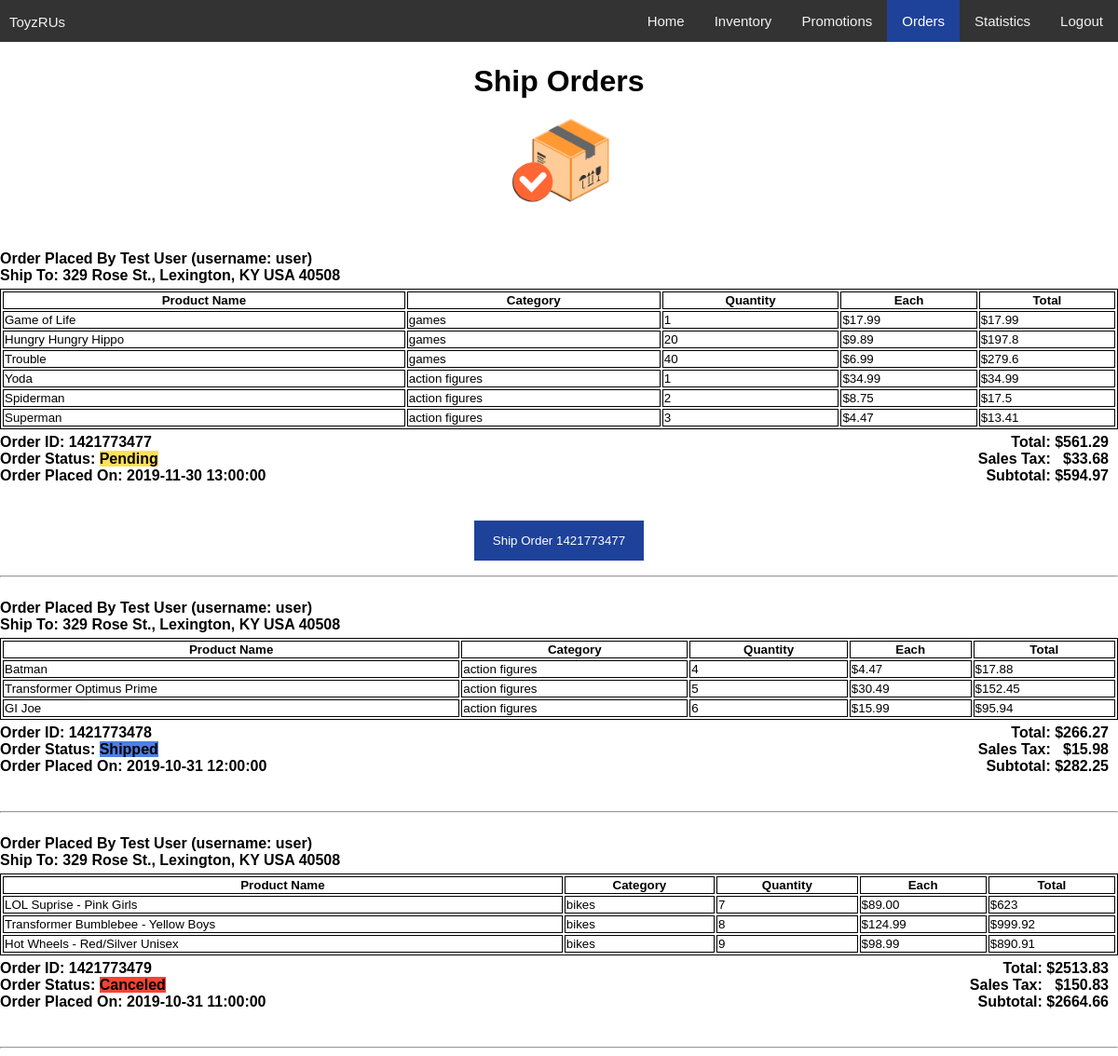
The app's page /php/manager/orders.php (signed in) with its own data.
### tables this page shows
CREATE TABLE Users (userID INT PRIMARY KEY NOT NULL AUTO_INCREMENT, 
    username VARCHAR(40) NOT NULL, password VARCHAR(40) NOT NULL, 
    firstname VARCHAR(40) NOT NULL, lastname VARCHAR(40) NOT NULL, 
    address VARCHAR(120), isStaff BOOLEAN NOT NULL, isManager BOOLEAN NOT NULL);

### php/manager/orders.php (the view, shortened to what this page needs)
<?php
$host = "localhost";
$mysqlUser = "root";
$mysqlPassword = "pwd";
$mysqldb = "ecommerce";
$mysqli = new mysqli($host, $mysqlUser, $mysqlPassword, $mysqldb);
if ($mysqli->connect_errno) {
    echo "<script> alert(\"Could not connect to database";
    echo "Error: " . $mysqli->connect_error . ". ";
    echo "Please try again another time. Click 'OK' to go back.\"); ";
    echo "window.location.href='./homepage.php'; </script>";
    exit;
}
else {
    $orderInfoQuery = "SELECT * FROM Orders ORDER BY order_datetime DESC";
    $orderInfoQueryResults = $mysqli->query($orderInfoQuery);
    if (!$orderInfoQueryResults) {
        echo "<script> alert(\"Query failed: " . $mysqli->error . ". ";
        echo "Please try again later. Click 'OK' to go back.\"); </script>";
        exit;
    }
    else {
        $orderIDs = [];
        $userIDs = [];
        $orderStatuses = [];
        $orderDatetimes = [];
        while($row = $orderInfoQueryResults->fetch_array(MYSQLI_ASSOC)) {
            if(!in_array($row["orderID"], $orderIDs)) {
                $orderIDs[] = $row["orderID"];
                $userIDs[] = $row["userID"];
                $orderStatuses[] = $row["status"];
                $orderDatetimes[] = $row["order_datetime"];
            }
        }
    }
}
?>
<!DOCTYPE html>
<html>
<head>
    <link rel="stylesheet" href="https://cdnjs.cloudflare.com/ajax/libs/font-awesome/4.7.0/css/font-awesome.min.css">
    <link rel="stylesheet" type="text/css" href="../../css/main.css">
</head>
<body>
<div class="topnav" id="myTopnav">
    <div style="float:left">
        <p style="float:left; color:#f2f2f2; text-align: center; text-decoration: none;
        font-size: 15px; margin-left:10px; margin-bottom:0px"> ToyzRUs </p>
    </div>
    <div style="float:right">
        <a href="./homepage.php">Home</a>
        <a href="./inventory.php">Inventory</a>
        <a href="./promotions.php">Promotions</a>
        <a href="./orders.php" class="active">Orders</a>
        <a href="./statistics.php">Statistics</a>
        <a href="javascript:void(0);" onclick="logout()">Logout</a>
    </div>
</div>
<div class="imgcontainer">
    <h1>Ship Orders</h1>
    <img src="../../assets/stafforderlogo.png" alt="Avatar" class="avatar">
</div>
<div>
<?php
    for ($i = 0; $i < sizeOf($orderIDs); $i++) {
    	$userInfoQuery = "SELECT * FROM Users WHERE userID = '$userIDs[$i]'";
    	$userInfoQueryResults = $mysqli->query($userInfoQuery);
		$userInfo = $userInfoQueryResults->fetch_array(MYSQLI_ASSOC);
		echo '<div style="float:left; text-align:left">';
		echo '<p style="margin-bottom:5px"><b> Order Placed By ';
		echo $userInfo["firstname"] . ' ' . $userInfo["lastname"] . '';
		echo ' (username: ' . $userInfo["username"] . ') ';
		echo '<br> Ship To: ' . $userInfo["address"] . '';
		echo '</b></p>';
		echo '</div>';
        echo '<br><br>';
        echo '<table>';
        echo '<tr>';
        echo '<th> Product Name </th>';
        echo '<th> Category </th>';
        echo '<th> Quantity </th>';
        echo '<th> Each </th>';
        echo '<th> Total </th>';
        echo '</tr>';
        $query = "SELECT * FROM (SELECT * FROM Orders WHERE userID='$userIDs[$i]' AND
            orderID='$orderIDs[$i]') AS AllOrders JOIN (SELECT * FROM Products)
            AS AllProducts ON AllOrders.prodID = AllProducts.productID";
        $result = $mysqli->query($query);
        while ($row = $result->fetch_array(MYSQLI_ASSOC)) {
            echo '<tr>';
            echo '<td>' . $row["name"] . '</td>';
            echo '<td>' . $row["category"] . '</td>';
            echo '<td>' . $row["quantity"] . '</td>';
            echo '<td>$' . $row["price"] . '</td>';
            echo '<td>$' . $row["quantity"] * $row["price"] . '</td>';
            echo '</tr>';
        }
        echo '</table>';
        echo '<div style="float:left; text-align:left">';
        echo '<p style="margin-top:5px"><b> Order ID: ' . $orderIDs[$i] . '<br>';
        if ($orderStatuses[$i] == "Canceled") {
            echo 'Order Status: <mark style="background-color:#F44336">';
            echo $orderStatuses[$i] . '</mark><br>';
        }
        else if ($orderStatuses[$i] == "Shipped") {
            echo 'Order Status: <mark style="background-color:#4F7FE4">';
            echo $orderStatuses[$i] . '</mark><br>';
        }
        else   {
            echo 'Order Status: <mark style="background-color:#FFE158">';
            echo $orderStatuses[$i] . '</mark><br>';
        }
        echo 'Order Placed On: ' . $orderDatetimes[$i] . '</b></p>';
        echo '</div>';
        $orderPriceQuery = "SELECT price, quantity FROM (SELECT * FROM Orders)
            AS AllOrders JOIN (SELECT * FROM Products) AS AllProducts ON
            AllOrders.prodID = AllProducts.productID WHERE userID='$userIDs[$i]' AND
            orderID='$orderIDs[$i]'";
        $orderPriceQueryResult = $mysqli->query($orderPriceQuery);
        if (!$orderPriceQueryResult) {
            echo "<script> alert(\"Query failed: " . $mysqli->error . ". ";
            echo "Please try again later. Click 'OK' to go back.\"); </script>";
            exit;
        }
        else {
            $true_prices = [];
            $prices = [];
            $quantities = [];
            while($orderInfo = $orderPriceQueryResult->fetch_array(MYSQLI_ASSOC)) {
                $prices[] = $orderInfo["price"];
                $quantities[] = $orderInfo["quantity"];
            }
            $true_total = 0;
            for ($j = 0; $j <= sizeOf($prices); $j++) {
                $true_prices[] = $prices[$j] * $quantities[$j];
                $true_total += $true_prices[$j];
            }
            $total = number_format($true_total, 2, '.', '');
            $tax = number_format($true_total * 0.06, 2, '.', '');
            $subtotal = number_format($true_total + $true_total * 0.06, 2, '.', '');
            echo '<div style="float:right; margin-right:10px; text-align:right">';
            echo '<div style="float:left; margin-top:0px">';
            echo '<p style="float:right; margin-top:5px"><b> Total:&nbsp <br>Sales Tax:&nbsp <br>Subtotal:&nbsp </b></p>';
            echo '</div>';
            echo '<div style="float:right; margin-top:0px">';
            echo '<p style="float:right; margin-top:5px"><b>$' . $total . '<br>';
            echo '$' . $tax . '<br>$' . $subtotal . '</b></p>';
            echo '</div>';
            echo '</div>';
            echo '<br><br><br><br><br>';
            if ($orderStatuses[$i] == "Pending") {
                echo '<form action="shiporder.php" method="POST" onsubmit="';
                echo 'return confirm(\'Are you sure you want to ship order ';
                echo $orderIDs[$i] . '? Once you ship an order, it cannot be ';
                echo 'undone!\');"><center><button type="submit" name="orderID" ';
                echo 'value="' . $orderIDs[$i] . '"class="primarybtn"> Ship ';
                echo 'Order ' . $orderIDs[$i] . '</button></center></form>';
            }
			echo '<hr>';
        }
    }
?>
</div>
</body>
</html>

### css/main.css (style rules this page uses)
body { margin: 0; font-family: Arial, Helvetica, sans-serif; }
.topnav { overflow: hidden; background-color: #333; }
.topnav a { float: left; display: block; color: #f2f2f2; text-align: center; padding: 14px 16px; text-decoration: none; font-size: 15px; }
.topnav a.active { background-color: #1E429A; color: white; }
.primarybtn { background-color: #1E429A; color: white; padding: 14px 20px; margin: 8px 0; border: none; cursor: pointer; }
.imgcontainer { text-align: center; margin: 24px 0 12px 0; }
img.avatar { max-width: 150px; border-radius: 0%; }
table { border: 1px solid black; width: 100%; }
tr, th, td { border: 1px solid black; font-size: 10pt; }

### records on screen
users: firstname "Test", lastname "User", username "user", address "329 Rose St., Lexington, KY USA 40508"

### other values on screen
$row["name"] "Game of Life"
$row["category"] "games"
$row["quantity"] "1"
$row["price"] "17.99"
$row["quantity"] * $row["price"] "17.99"
$row["name"] "Hungry Hungry Hippo"
$row["quantity"] "20"
$row["price"] "9.89"
$row["quantity"] * $row["price"] "197.8"
$row["name"] "Trouble"
$row["quantity"] "40"
$row["price"] "6.99"
$row["quantity"] * $row["price"] "279.6"
$row["name"] "Yoda"
$row["category"] "action figures"
